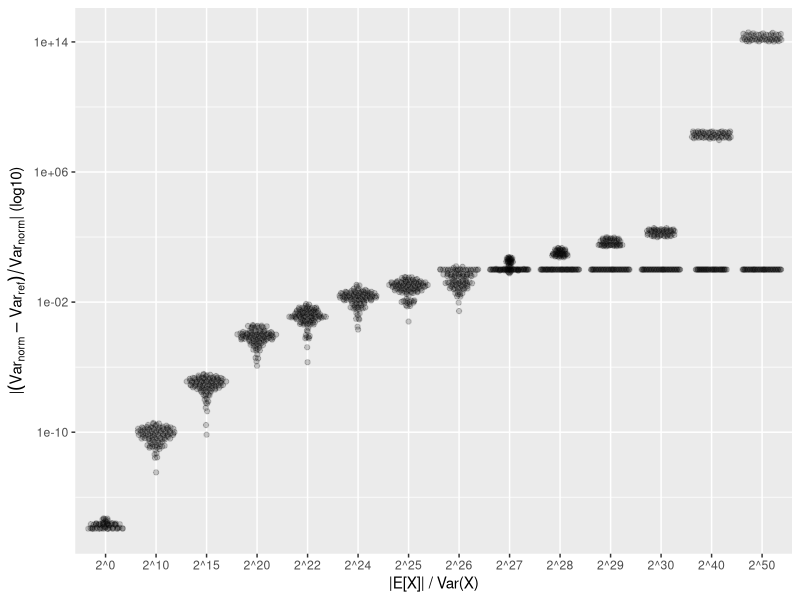
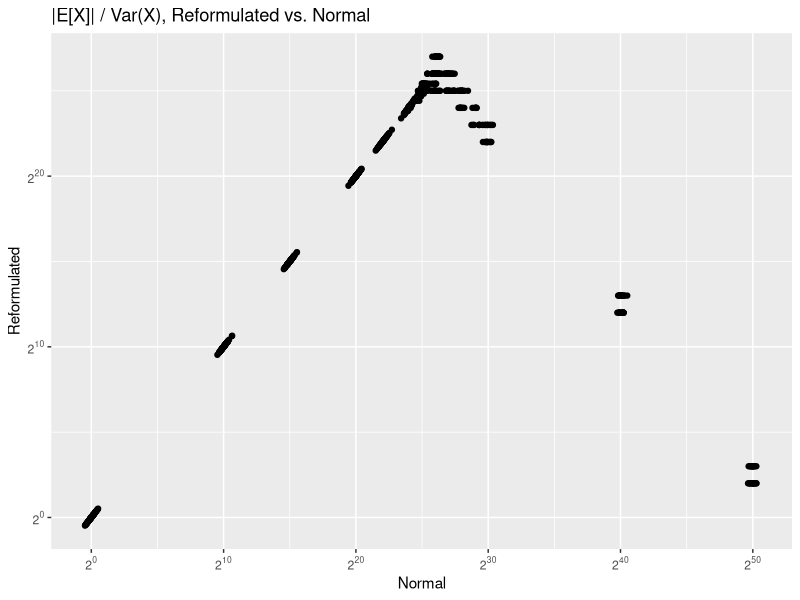

Generate these figures, in order, with R: (Note: this script raises an error after producing the figures.)
## ---- chunk 1
options(digits=3)
knitr::opts_chunk$set(comment = "", fig.align='center', error=TRUE)
## ---- chunk 2
X <- c(2^52 + 1, 2^52 - 1)
mean(X)
mean((X - mean(X))^2)            # "normal" calc
mean(X^2) - mean(X)^2            # "reformulated" calc
## ---- chunk 3
identical(
  2^104 + 2^53,
  2^104 + 2^53 + 2^0
)
## ---- chunk 4
#ns <- c(10, 100, 1000)
ns <- c(100)
ratios <- c(0, 10, 15, 20, 22, 24, 25, 26, 27, 28, 29, 30, 40, 50)
reps <- 100
res <- array(
  numeric(), dim=c(reps, length(ratios), length(ns), 3),
  dimnames=list(NULL, paste0("2^", ratios), ns, c('normal', 'reformulate','mean'))
)
dat <- array(
  list(), dim=c(reps, length(ratios), length(ns)),
  dimnames=list(NULL, paste0("2^", ratios), ns)
)
set.seed(42)
for(i in seq_len(reps)) {
  for(ri in seq_along(ratios)) {
    for(ni in seq_along(ns)) {
      X <- rnorm(ns[ni], mean=2^ratios[ri], sd=1)
      UX <- mean(X)
      dat[[i, ri, ni]] <- X
      res[i, ri, ni, 'normal'] <- mean((X - UX)^2)
      res[i, ri, ni, 'reformulate'] <- mean(X^2) - UX^2
      res[i, ri, ni, 'mean'] <- UX
    }
  }
}
res.rat <- (res[,,1,'normal'] - res[,,1,'reformulate'])/res[,,1,'normal']
library(reshape2)
res.df <- melt(res.rat)
library(ggplot2)
library(ggbeeswarm)
ggplot(res.df) +
  geom_quasirandom(aes(Var2, y=abs(value)), alpha=0.2) +
  scale_y_log10() +
  ylab(expression(paste("|", (Var[norm] - Var[ref]) / Var[norm], "|", " (log10)"))) +
  xlab('|E[X]| / Var(X)')
## ---- chunk 5
res.comp <- data.frame(
  reformulate=c(res[,,1,'mean']/res[,,1,'reformulate']),
  normal=c(res[,,1,'mean']/res[,,1,'normal'])
)
format_log_2 <- function(x) parse(text=paste0('2^', x))
ggplot(subset(res.comp, is.finite(reformulate))) +
  geom_point(aes(log2(normal), log2(reformulate))) +
  ylab('Reformulated') +
  xlab('Normal') +
  scale_y_continuous(label=format_log_2) +
  scale_x_continuous(label=format_log_2) +
  ggtitle("|E[X]| / Var(X), Reformulated vs. Normal")
## ---- chunk 6

## ---- chunk 7
plot.new()
res2 <- as.data.frame(res[,,'100','reformulate'])
dat <- res2[paste0('2^', c(0, 15, 20, 24, 26, 30))]
lim <- 320
nrow <- 1
old.par <- par(mfrow=c(nrow,ceiling(ncol(dat)/nrow)), mar=c(.5, .25, 2, .25))
for(i in names(dat)) {
  suppressWarnings(plot(bin_rep(head(dat[[i]], lim))))
  title(i)
}
## ---- chunk 8
X <- runif(100)
all.equal(
  mean((X - mean(X))^3),
  mean(X^3) - 3 * mean(X^2) * mean(X) + 2 * mean(X) ^3
)
## ---- chunk 9
ns <- c(10, 100, 1000)
ratios <- c(0, 10, 15, 20, 22, 24, 25, 26, 27, 28, 29, 30)
reps <- 100
res <- array(
  numeric(), dim=c(reps, length(ratios), length(ns), 2),
  dimnames=list(NULL, paste0("2^", ratios), ns, c('normal', 'reformulate'))
)
set.seed(42)
for(i in seq_len(reps)) {
  for(ri in seq_along(ratios)) {
    for(ni in seq_along(ns)) {
      X <- rnorm(ns[ni], mean=2^ratios[ri], sd=1)
      res[i, ri, ni, 'normal'] <- mean((X - mean(X))^3)
      res[i, ri, ni, 'reformulate'] <-
        mean(X^3) - 3 * mean(X^2) * mean(X) + 2 * mean(X) ^3
    }
  }
}
res.rat <- (res[,,2,'normal'] - res[,,2,'reformulate'])/res[,,2,'normal']
library(reshape2)
res.df <- melt(res.rat)
library(ggplot2)
library(ggbeeswarm)
ggplot(res.df) +
  geom_quasirandom(aes(Var2, y=abs(value)), alpha=0.2) +
  scale_y_log10() +
  ylab(expression(paste("|", (Skw[norm] - Skw[ref]) / Skw[norm], "|", " (log10)"))) +
  xlab('|E[X]| / |Skw(X)|')
## ---- chunk 10
funs <- c('2-pass original', '2-pass original', 'reformulated', 'reformulated')
times <- data.frame(
  Function=factor(funs, levels=unique(funs)),
  Version=c('data.table', 'base', 'data.table', 'base'),
  time=c(3.139, 2.312, 1.507, 1.957)
)
ggplot(times, aes(x=Version, y=time)) +
  geom_col() +
  facet_grid(.~Function, scales='free_x', space='free_x') +
  ylab("Time in Sec (Less is Better)") +
  geom_text(aes(label=sprintf("%0.2f", time)), vjust=-1) +
  scale_y_continuous(expand=expand_scale(mult=c(0, .1)))
## ---- chunk 11
RNGversion("3.5.2"); set.seed(42)
n     <- 1e7
n.grp <- 1e6
grp   <- sample(n.grp, n, replace=TRUE)
noise <- rep(c(.001, -.001), n/2)  # more on this later
x     <- runif(n) + noise
y     <- runif(n) + noise          # we'll use this later
